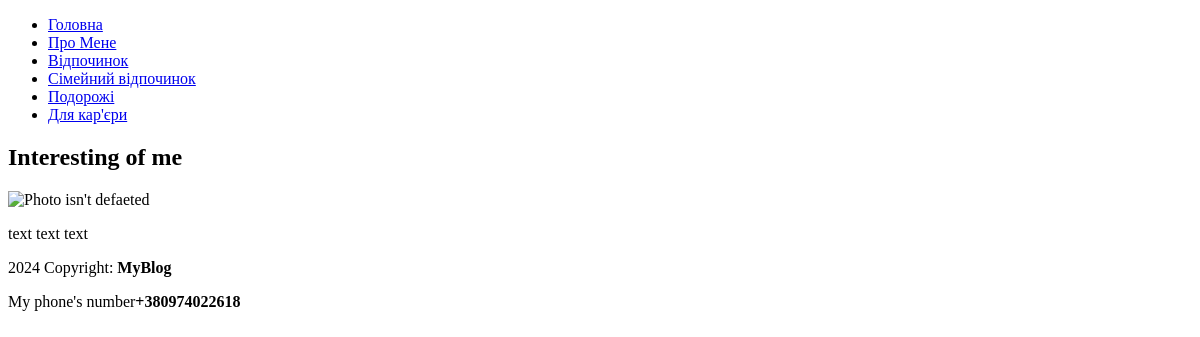
Before: /about with the older database file.
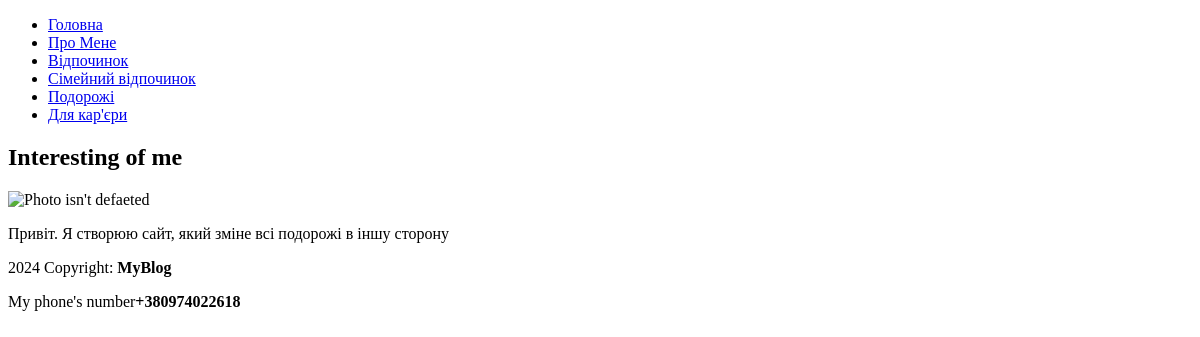
After: the same page with the newer database file.
### tables this page shows
CREATE TABLE user (
	user_id INTEGER PRIMARY KEY AUTOINCREMENT,
	name TEXT,
	image TEXT,
	login TEXT,
	password TEXT,
	description_short TEXT,
	description TEXT 
);

### main.py (the view)
@app.route('/about')
def about():
    user = db.getUser()
    print(user)
    return render_template('about.html', user=user)

### db_scripts.py (called while the page is built)
def open():
    global connection, cursor
    connection = sqlite3.connect(db_name)
    cursor = connection.cursor()

def close():
    cursor.close()
    connection.close()

def getUser():
    open()
    cursor.execute('''SELECT * From user''')
    user = cursor.fetchone()
    close()
    return user

### templates/about.html
{% extends "index.html" %}
{% block content %}
<h2>Interesting of me</h2>
<img src="..." alt="Photo isn't defaeted" width="500px" hight="500px">
<p>
    {{user[6]}}
</p>
{% endblock %}

### templates/index.html (shortened to what this page needs)
<!DOCTYPE html>
<html lang="en">
<head>
</head>
<body>
    {% include "menu.html" %}
    <main>
        {% block content %}
        {% endblock %}
    </main>
    {% include "footer.html" %}
</body>
</html>

### templates/menu.html
<header>
    <ul>
        <li>
            <a href="/">Головна</a>
        </li>
        <li>
            <a href="/about">Про Мене</a>
        </li>
        <li>
            <a href="/post/category/rest">Відпочинок</a>
        </li>
        <li>
            <a href="/post/category/family">Сімейний відпочинок</a>
        </li>
        <li>
            <a href="/post/category/travel">Подорожі</a>
        </li>
        <li>
            <a href="/post/category/business">Для кар'єри</a>
        </li>
    </ul>
</header>

### templates/footer.html
<footer>
    <p>2024 Copyright: <b>MyBlog</b></p>
    <p>My phone's number<b>+380974022618</b></p>
</footer>

Changed rows visible on the page:
changed user: description "text text text" → "Привіт. Я створюю сайт, який зміне всі подорожі в іншу сторону"
